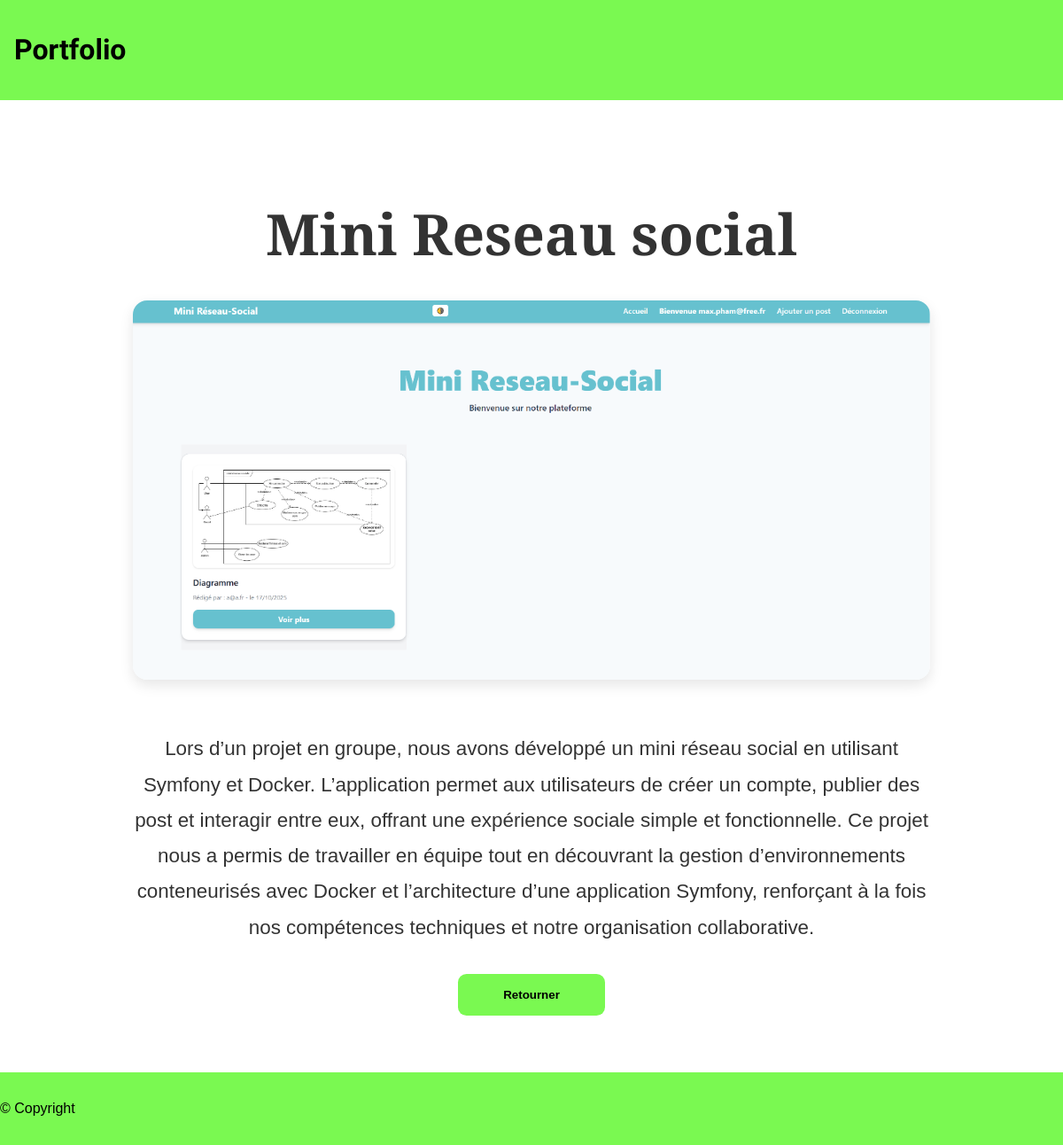
The page /index.php?page=projet&id=5 on the database its author committed.
### tables this page shows
CREATE TABLE `projet` (
  `id` int(11) NOT NULL,
  `titre` varchar(255) NOT NULL,
  `description` text NOT NULL,
  `image` varchar(255) NOT NULL,
  `short_description` varchar(255) NOT NULL,
  `id_category` int(10) DEFAULT NULL
);

### controllers/ProjetController.php (called while the page is built, shortened)
<?php
require_once "repositories/ProjetRepository.php";
require_once "models/Projet.php";
class ProjetController extends AbstractController
{
    private ProjetRepository $projetRepository;
    public function __construct()
    {
        $this->projetRepository = new ProjetRepository();
    }
    public function projet(): void
    {
        if (isset($_GET['id'])) {
            $id = intval($_GET['id']);
            $projet = $this->projetRepository->getProjetById($id);
        } else {
            $error = "Aucun projet sélectionné.";
        }
        require_once "views/layout.phtml";
    }
}

### services/database.php (called while the page is built, shortened)
<?php
function getConnexion(): PDO
{
    return new PDO(
        'mysql:host=' . DB_HOST . ';port=' . DB_PORT . ';dbname=' . DB_NAME . ';charset=utf8mb4',
        DB_USERNAME,
        DB_PASSWORD,
        [
            PDO::ATTR_ERRMODE => PDO::ERRMODE_EXCEPTION
        ]
    );
}

### repositories/ProjetRepository.php (called while the page is built, shortened)
<?php
require_once "services/database.php";
require_once "models/Projet.php";
class ProjetRepository
{
    private \PDO $pdo;
    public function __construct()
    {
        $this->pdo = getConnexion();
    }
    public function getProjetById(int $id): ?Projet
    {
        $query = $this->pdo->prepare('SELECT * FROM projet WHERE id = :id');
        $query->bindParam(':id', $id, \PDO::PARAM_INT);
        $query->execute();
        $data = $query->fetch(\PDO::FETCH_ASSOC);
        return new Projet(
            (int) $data['id'],
            $data['titre'] ?? '',
            $data['description'] ?? '',
            $data['short_description'] ?? '',
            $data['image'] ?? ''
        );
    }
}

### models/Projet.php (called while the page is built, shortened)
<?php
class Projet
{
    public function __construct(?int $id, string $title, string $description, string $short_description, string $image)
    {
        $this->title = $title;
        $this->description = $description;
        $this->image = $image;
    }
}

### views/projet/projet.phtml (the view, shortened to what this page needs)
<div class="projects">
    <?php if ($projet): ?>
        <h1><?= htmlspecialchars($projet->title) ?></h1>
        <img src="assets/img/<?= htmlspecialchars($projet->image) ?>"
             alt="<?= htmlspecialchars($projet->title) ?>">
        <p><?= nl2br(htmlspecialchars($projet->description)) ?></p>
        <a href="index.php?page=about">
            <button type="button">Retourner</button>
        </a>
    <?php endif; ?>
</div>

### assets/css/app.css (style rules this page uses)
a { text-decoration: none; color: black; }
.projects { padding: 4rem 2rem; text-align: center; max-width: 900px; margin: 0 auto; }
.projects h1 { font-family: "Arvo"; font-size: 2rem; margin-bottom: 2rem; color: #333; }
.projects p { font-size: 1.2rem; line-height: 1.8; margin-bottom: 2rem; color: #333; }
.projects img { width: 100%; max-height: 500px; -o-object-fit: cover; object-fit: cover; border-radius: 1rem; margin-bottom: 2rem; box-shadow: 0 6px 15px rgba(0, 0, 0, 0.1); }
.projects a button { background-color: #7AF951; color: #000000; padding: 1rem 3.2rem; font-weight: bold; border-radius: 0.6rem; border: none; outline: none; transition: transform 0.7s; }
body { box-sizing: border-box; margin: 0; padding: 0; font-family: sans-serif; }
@media screen and (min-width: 1024px) { .projects h1 { font-size: 4rem; } }
@media screen and (min-width: 1024px) { .projects p { font-size: 1.4rem; } }
@media screen and (min-width: 1024px) { .projects img { max-height: 600px; } }

### rows shown on the page
projet: titre "Mini Reseau social", image (picture), description "Lors d’un projet en groupe, nous avons développé un mini réseau social en utilisant Symfony et Docker. L’application permet aux utilisateurs de créer un compte, publier des post et interagir entre eux, offrant une expérience sociale simple et fonctionnelle. Ce projet nous a permis de travailler en équipe tout en découvrant la gestion d’environnements conteneurisés avec Docker et l’architecture d’une application Symfony, renforçant à la fois nos compétences techniques et notre organisation collaborative."
